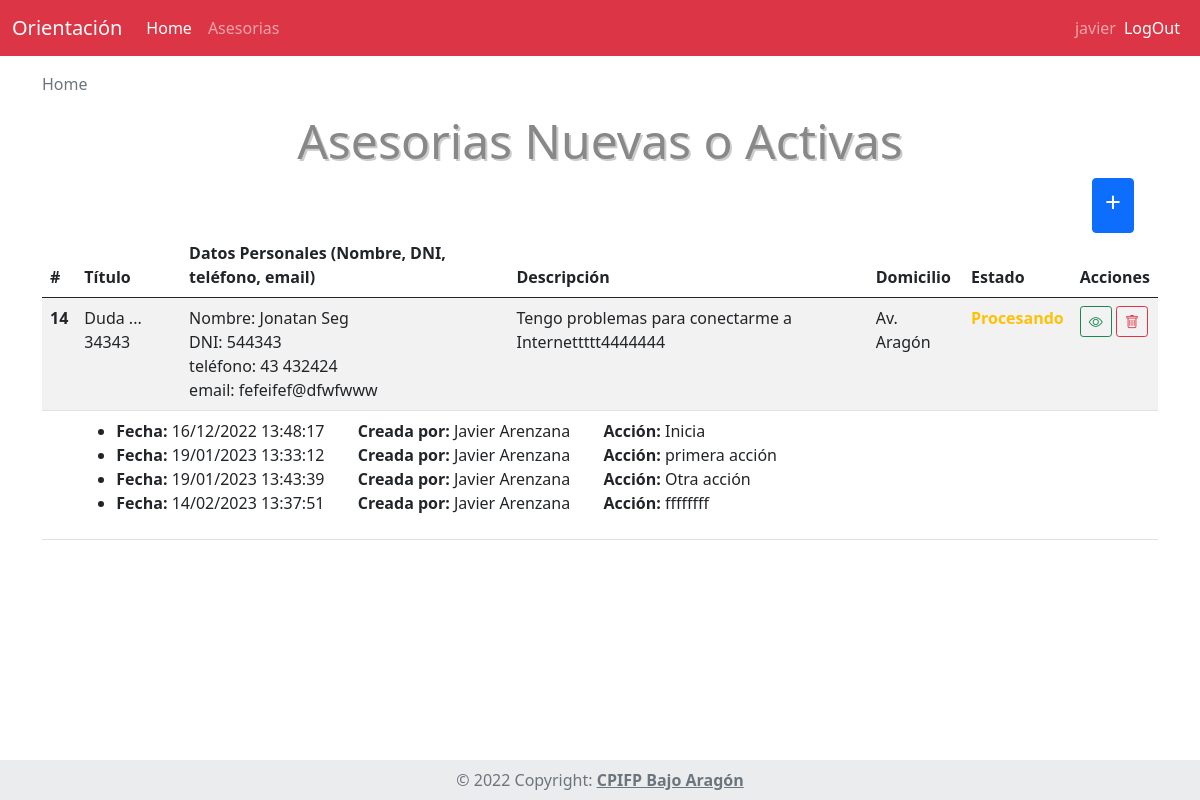
The page / (signed in) on the database its author committed.
### tables this page shows
CREATE TABLE `asesoria` (
  `id_asesoria` int(11) NOT NULL,
  `nombre_as` varchar(100) DEFAULT NULL,
  `dni_as` varchar(25) DEFAULT NULL,
  `titulo_as` varchar(255) DEFAULT NULL,
  `telefono_as` varchar(25) DEFAULT NULL,
  `email_as` varchar(255) DEFAULT NULL,
  `descripcion_as` text DEFAULT NULL,
  `domicilio_as` varchar(255) DEFAULT NULL,
  `fecha_inicio` datetime DEFAULT NULL,
  `fecha_fin` datetime DEFAULT NULL,
  `id_estado` int(11) NOT NULL
);

CREATE TABLE `estados` (
  `id_estado` int(11) NOT NULL,
  `estado` varchar(15) NOT NULL
);

CREATE TABLE `reg_acciones` (
  `id_reg_acciones` int(11) NOT NULL,
  `fecha_reg` datetime NOT NULL,
  `accion` varchar(255) NOT NULL,
  `automatica` tinyint(4) NOT NULL DEFAULT 0,
  `id_asesoria` int(11) NOT NULL,
  `id_profesor` int(11) NOT NULL
);

CREATE TABLE `profesores` (
  `id_profesor` int(11) NOT NULL,
  `login` varchar(45) DEFAULT NULL,
  `password` varchar(255) DEFAULT NULL,
  `nombre_completo` varchar(255) DEFAULT NULL
);

### App/controladores/Inicio.php (called while the page is built, shortened)
<?php
class Inicio extends Controlador{
    public function __construct(){
        $this->datos["menuActivo"] = "home";
        $this->asesoriaModelo = $this->modelo('AsesoriaModelo');
        $this->datos["usuarioSesion"]->roles = $this->asesoriaModelo->getRolesProfesor($this->datos["usuarioSesion"]->id_profesor);
        $this->datos["usuarioSesion"]->id_rol = obtenerRol($this->datos["usuarioSesion"]->roles);
        $this->datos['rolesPermitidos'] = [100,200,300];
    }
    public function index(){
        $this->datos["asesoriasActivas"] = $this->asesoriaModelo->getAsesoriasActivas();
        foreach($this->datos["asesoriasActivas"] as $asesoria){
            $asesoria->acciones = $this->asesoriaModelo->getAccionesAsesoria($asesoria->id_asesoria);
        }
        $this->vista("index",$this->datos);
    }
}

### App/librerias/Core.php (called while the page is built, shortened)
<?php
class Core{
    protected $metodoActual = 'index';
    public function __construct(){
        $url = $this->getUrl();
		$this->controladorActual = new $this->controladorActual;
		$this->parametros = $url ? array_values($url) : [];
		call_user_func_array([$this->controladorActual,$this->metodoActual], $this->parametros);
    }
}

### public/index.php (called while the page is built, shortened)
<?php
$iniciar = new Core;

### App/helpers/funciones.php (called while the page is built, shortened)
<?php
    function formatoFecha($fechaIngles){
        return date("d/m/Y H:i:s", strtotime($fechaIngles));
    }
    function tienePrivilegios($rol_usuario,$rolesPermitidos){
        if (empty($rolesPermitidos) || in_array($rol_usuario, $rolesPermitidos)) {
            return true;
        }
    }

### App/librerias/Base.php (called while the page is built, shortened)
<?php
    class Base {
        private $host = DB_HOST;
        private $usuario = DB_USUARIO;
        private $password = DB_PASSWORD;
        private $nombre_base = DB_NOMBRE;
        private $charset = 'utf8mb4';
        private $dbh;
        private $stmt;
        public function __construct(){
            $dsn = "mysql:host=$this->host;dbname=$this->nombre_base;charset=$this->charset";
            $opciones = array(
                PDO::ATTR_PERSISTENT => true,
                PDO::ATTR_ERRMODE => PDO::ERRMODE_EXCEPTION
            );
            try {
                $this->dbh = new PDO($dsn, $this->usuario, $this->password, $opciones);
            } catch (PDOException $e) {
                $this->error = $e->getMessage();
                echo $this->error;
            }
        }
        public function query($sql){
            $this->stmt = $this->dbh->prepare($sql);
        }
        public function bind($parametro,$valor,$tipo = null){
            if (is_null($tipo)) {
                switch (true) {
                    case is_int($valor):
                        $tipo = PDO::PARAM_INT;
                        break;
                }
            }
            $this->stmt->bindValue($parametro,$valor,$tipo);
        }
        public function execute(){
            return $this->stmt->execute();
        }
        public function registros(){
            $this->execute();
            return $this->stmt->fetchAll(PDO::FETCH_OBJ);
        }
    }

### App/modelos/AsesoriaModelo.php (called while the page is built, shortened)
<?php
class AsesoriaModelo {
    private $db;
    public function __construct(){
        $this->db = new Base;
    }
    public function getAsesoriasActivas(){
        $this->db->query("SELECT * FROM asesoria
                                    NATURAL JOIN estados
                                WHERE id_estado=1 OR id_estado=2
                                ORDER BY fecha_inicio DESC");
        return $this->db->registros();
    }
    public function getRolesProfesor($id_profesor){
        $this->db->query("SELECT *
                                    FROM profesores_departamento
                                        NATURAL JOIN rol
                                        NATURAL JOIN departamento
                                    WHERE id_profesor=:id_profesor");
        $this->db->bind(':id_profesor',$id_profesor);
        return $this->db->registros();
    }
    public function getAccionesAsesoria($id_asesoria){
        $this->db->query("SELECT * FROM reg_acciones
                                    NATURAL JOIN profesores
                                WHERE id_asesoria=:id_asesoria
                                ORDER BY fecha_reg");
        $this->db->bind(':id_asesoria',$id_asesoria);
        return $this->db->registros();
    }
}

### App/vistas/index.php (the view, shortened to what this page needs)
<?php require_once RUTA_APP.'/vistas/inc/header.php'; ?>
<div class="container">
    <nav aria-label="breadcrumb">
        <ol class="breadcrumb">
            <li class="breadcrumb-item active" aria-current="page">Home</li>
        </ol>
    </nav>
    <div class="row d-flex justify-content-center text-center mx-0 mt-3">
        <div class="col-12">
            <h1>Asesorias Nuevas o Activas</h1>
        </div>
    </div>
    <div class="d-grid gap-2 d-md-flex justify-content-md-end">
    <a class="btn btn-primary me-md-4" href="<?php echo RUTA_URL ?>/asesorias/add_asesoria"><h3>+</h3></a>
    </div>
    <table class="table table-striped table-hover">
        <thead>
            <tr>
                <th scope="col">#</th>
                <th scope="col">Título</th>
                <th scope="col">Datos Personales (Nombre, DNI, teléfono, email)</th>
                <th scope="col">Descripción</th>
                <th scope="col">Domicilio</th>
                <th scope="col">Estado</th>
                <?php if (tienePrivilegios($datos['usuarioSesion']->id_rol,[200,300])): ?>
                    <th scope="col">Acciones</th>
                <?php endif ?>
            </tr>
        </thead>
        <tbody>
            <?php foreach ( $datos["asesoriasActivas"] as $asesoria ): ?>
                <tr>
                    <th scope="row"><?php echo $asesoria->id_asesoria ?></th>
                    <td><?php echo $asesoria->titulo_as ?></td>
                    <td><?php
                        echo ($asesoria->nombre_as) ? "Nombre: ".$asesoria->nombre_as."<br>" : "";
                        echo ($asesoria->dni_as) ? "DNI: ".$asesoria->dni_as."<br>" : "";
                        echo ($asesoria->telefono_as) ? "teléfono: ".$asesoria->telefono_as."<br>" : "";
                        echo ($asesoria->email_as) ? "email: ".$asesoria->email_as."<br>" : "";
                    ?></td>
                    <td><?php echo $asesoria->descripcion_as ?></td>
                    <td><?php echo $asesoria->domicilio_as ?></td>
                    <td>
                        <?php if($asesoria->id_estado == 1): ?>
                            <strong class="text-success"><?php echo $asesoria->estado ?></strong>
                        <?php elseif($asesoria->id_estado == 2): ?>
                            <strong class="text-warning"><?php echo $asesoria->estado ?></strong>
                        <?php endif ?>
                    </td>
        <?php if (tienePrivilegios($datos['usuarioSesion']->id_rol,[200,300])): ?>
                    <td class="text-nowrap">
                        <a class="btn btn-outline-success btn-sm" href="<?php echo RUTA_URL ?>/asesorias/ver_asesoria/<?php echo $asesoria->id_asesoria ?>">
                            <i class="bi-eye"></i>
                        </a>
                        <a class="btn btn-outline-danger btn-sm">
                            <i class="bi-trash"></i>
                        </a>
                    </td>
        <?php endif ?>
                </tr>
                <tr>
                    <td></td>
                    <td colspan="6">
                        <ul>
                            <?php foreach($asesoria->acciones as $accion): ?>
                                <li>
                                    <strong>Fecha: </strong> <?php echo  formatoFecha($accion->fecha_reg) ?>
                                    <strong>Creada por: </strong> <?php echo  $accion->nombre_completo ?>
                                    <strong>Acción: </strong> <?php echo  $accion->accion ?>
                                </li>
                            <?php endforeach ?>
                        </ul>
                    </td>
                </tr>
            <?php endforeach ?>
        </tbody>
    </table>
</div>
<?php require_once RUTA_APP.'/vistas/inc/footer.php' ?>

### App/librerias/Controlador.php (shortened to what this page needs)
<?php
class Controlador{
    public function modelo($modelo){
        return new $modelo;
    }
    public function vista($vista, $datos = []){
        if(file_exists('../App/vistas/'.$vista.'.php')){
            require_once '../App/vistas/'.$vista.'.php';
        } else {
            die('la vista no existe');
        }
    }
}

### App/vistas/inc/header.php (shortened to what this page needs)
<!DOCTYPE html>
<html lang="es">
<head>
    <link href="https://cdn.jsdelivr.net/npm/bootstrap@5.0.2/dist/css/bootstrap.min.css" rel="stylesheet">
    <link rel="stylesheet" href="https://cdn.jsdelivr.net/npm/bootstrap-icons@1.10.2/font/bootstrap-icons.css">
    <link rel="stylesheet" href="<?php echo RUTA_URL?>/css/estilos.css">
</head>
<body>
    <nav class="navbar navbar-expand-lg navbar-dark bg-danger fixed-top">
        <div class="container-fluid">
            <a class="navbar-brand" href="<?php echo RUTA_URL ?>/..">Orientación</a>
            <div class="collapse navbar-collapse" id="navbarNav">
                <ul class="navbar-nav">
                    <li class="nav-item">
                        <?php if (isset($datos['menuActivo']) && $datos['menuActivo'] == 'home' ): ?>
                            <a class="nav-link active" aria-current="page" href="<?php echo RUTA_URL ?>">Home</a>
                        <?php else: ?>
                            <a class="nav-link" aria-current="page" href="<?php echo RUTA_URL ?>">Home</a>
                        <?php endif ?>
                    </li>
                    <li class="nav-item">
                        <?php if (isset($datos['menuActivo']) && $datos['menuActivo'] == 'asesorias' ): ?>
                            <a class="nav-link active" href="<?php echo RUTA_URL ?>/asesorias/">Asesorias</a>
                        <?php else: ?>
                            <a class="nav-link" href="<?php echo RUTA_URL ?>/asesorias/">Asesorias</a>
                        <?php endif ?>
                    </li>
                </ul>
                <ul class="navbar-nav ms-auto mb-2 mb-md-0">
                    <li class="navbar-text">
                        <?php echo $datos['usuarioSesion']->login ?>
                    </li>
                    <li class="nav-item">
                        <a class="nav-link active" aria-current="page"
                            href="<?php echo RUTA_URL ?>/login/logout">LogOut</a>
                    </li>
                </ul>
            </div>
        </div>
    </nav>
    <br><br><br>

### App/vistas/inc/footer.php (shortened to what this page needs)
        <br><br>
        <footer class="text-center text-lg-start bg-light text-muted fixed-bottom">
            <div class="text-center p-2" style="background-color: rgba(0, 0, 0, 0.05);">
                © 2022 Copyright:
                <a class="text-reset fw-bold" target="_blank" href="https://cpifpbajoaragon.com/">
                    CPIFP Bajo Aragón
                </a>
            </div>
        </footer>
    </body>
</html>

### public/css/estilos.css (style rules this page uses)
h1 { font-size: 3rem; color: #888; text-align: center; text-shadow: 2px 2px #ccc; }

### rows shown on the page
asesoria: id_asesoria "14", titulo_as "Duda ... 34343", nombre_as "Jonatan Seg", dni_as "544343", telefono_as "43 432424", email_as "fefeifef@dfwfwww", descripcion_as "Tengo problemas para conectarme a Internettttt4444444", domicilio_as "Av. Aragón", id_estado.estado "Procesando"
reg_acciones: fecha_reg "16/12/2022 13:48:17", id_profesor.nombre_completo "Javier Arenzana", accion "Inicia"
reg_acciones: fecha_reg "19/01/2023 13:33:12", id_profesor.nombre_completo "Javier Arenzana", accion "primera acción"
reg_acciones: fecha_reg "19/01/2023 13:43:39", id_profesor.nombre_completo "Javier Arenzana", accion "Otra acción"
reg_acciones: fecha_reg "14/02/2023 13:37:51", id_profesor.nombre_completo "Javier Arenzana", accion "ffffffff"

### other values the page prints
$datos['usuarioSesion']->login "javier"
